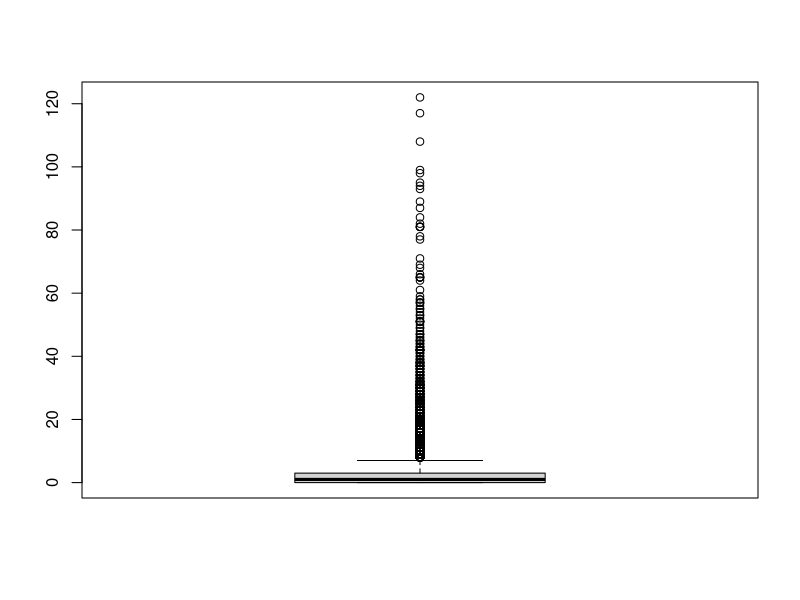
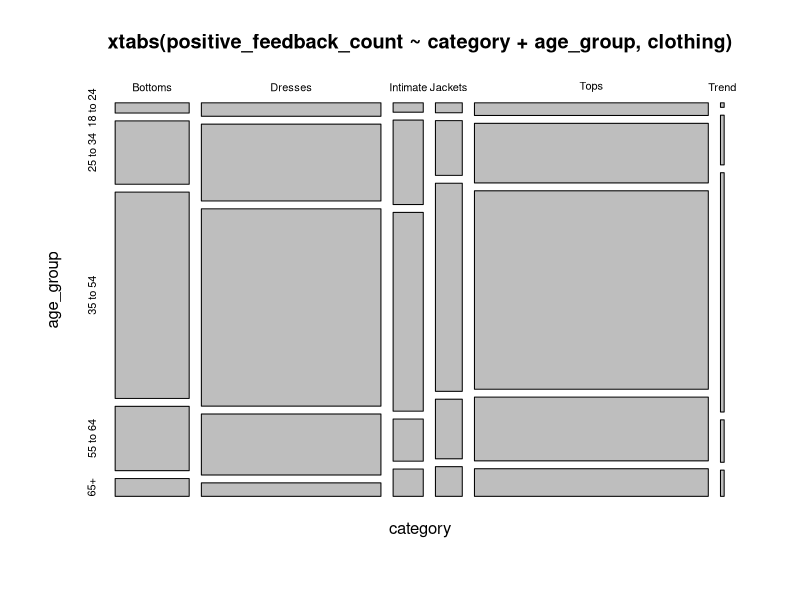
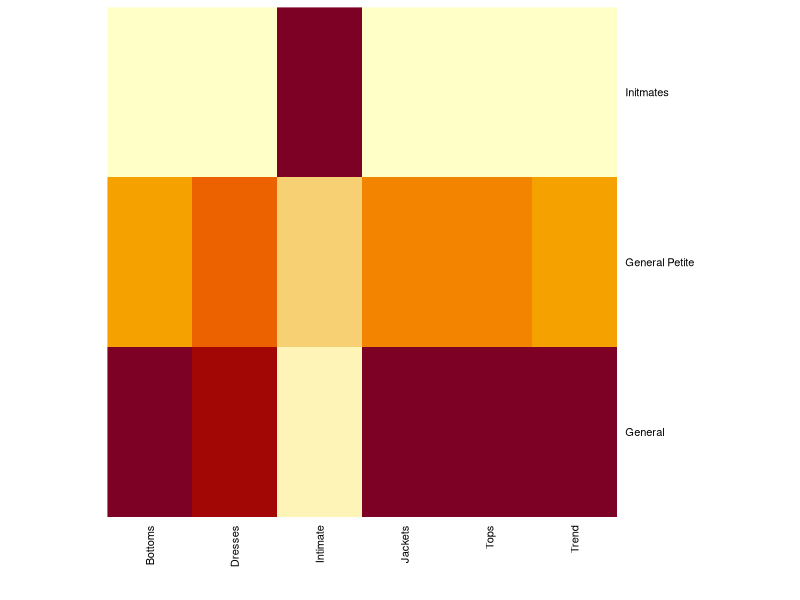
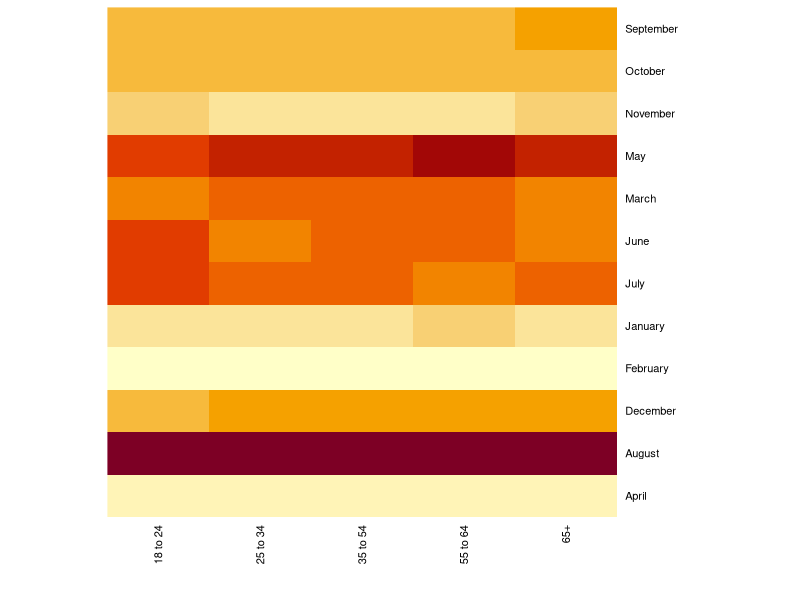
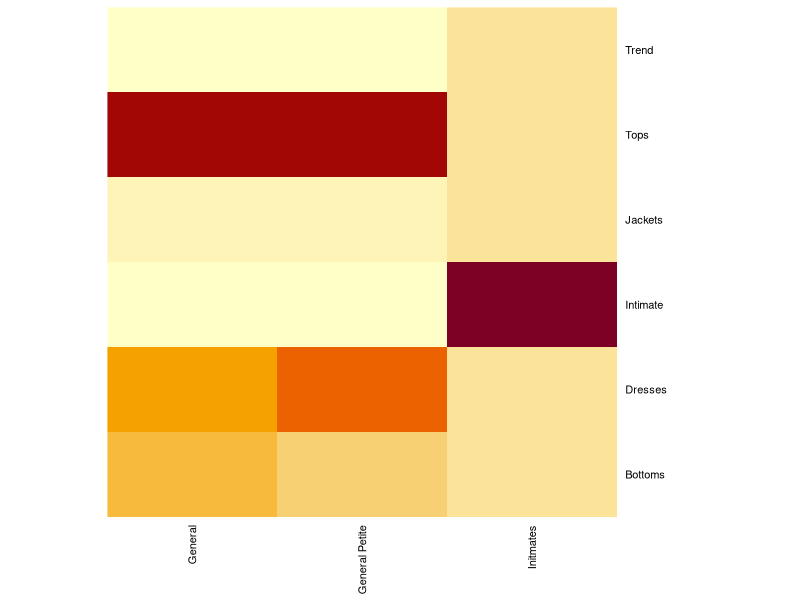
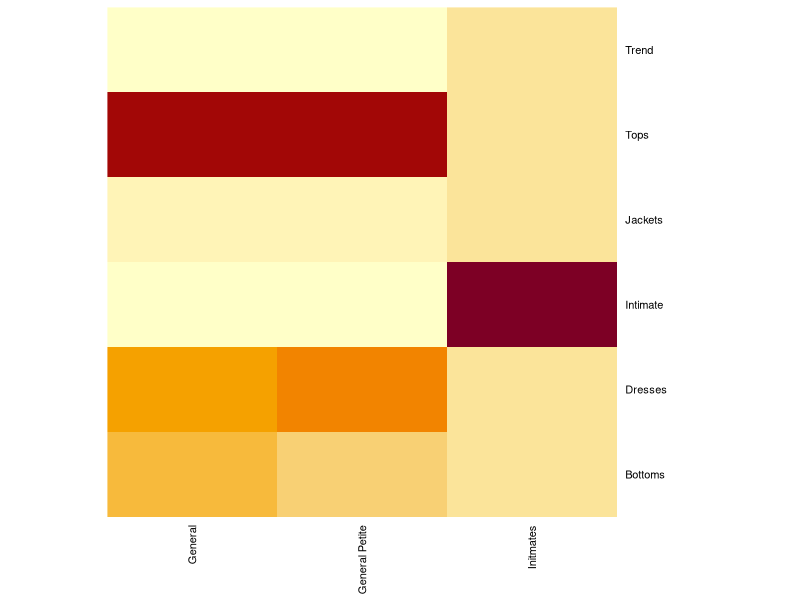

The R source for these figures, in order:
## ---- chunk 1
# clear-up the environment
rm(list = ls())

# chunk options
knitr::opts_chunk$set(
  message = FALSE,
  warning = FALSE,
  fig.align = "center",
  comment = "#>"
)

# scientific notation
options(scipen = 9999)
## ---- chunk 2
# import libs
# if there are libraries are required
## ---- chunk 3
# read data 
clothing <- read.csv("data/clothing_reviews.csv")
## ---- chunk 4
# check top5 datas
head(clothing)
## ---- chunk 5
# check above5 datas
tail(clothing)
## ---- chunk 6
# check shape of datas
dim(clothing)
## ---- chunk 7
# check data NA
colSums(is.na(clothing))
## ---- chunk 8
# remove missing data
# import library 
library(tidyverse)
clothing <- clothing %>% 
  drop_na(division_name, category)

colSums(is.na(clothing))
## ---- chunk 9
# describe column names
names(clothing)
## ---- chunk 10
str(clothing)
## ---- chunk 11
# change data type
clothing$review_date <- as.Date(clothing$review_date, "%y/%m/%d")
clothing$age_group <- as.character(clothing$age_group)
clothing$positive_feedback_count <- as.numeric(clothing$positive_feedback_count)


str(clothing)
## ---- chunk 12
summary(clothing)
## ---- chunk 13
aggregate(positive_feedback_count~category, clothing, mean)
## ---- chunk 14
aggregate(positive_feedback_count~category, clothing, var)
## ---- chunk 15
aggregate(positive_feedback_count~category, clothing, sd)
## ---- chunk 16
boxplot(clothing$positive_feedback_count)
## ---- chunk 17
aggregate(rating~category,clothing,sum)
## ---- chunk 18
aggregate(rating~category,clothing,sum)
## ---- chunk 19
plot(xtabs(positive_feedback_count~category + age_group,clothing))
## ---- chunk 20
heatmap(xtabs(positive_feedback_count~division_name+category, clothing), cexRow = 0.8, cexCol = 0.8, scale = "column", Colv = NA, Rowv = NA)
## ---- chunk 21
# create month column
clothing$review_month <- months(clothing$review_date)

# create heatmap to visualize your data
heatmap(xtabs(rating  ~ review_month + age_group,clothing), cexRow = 0.8, cexCol = 0.8, scale = "column", Colv = NA, Rowv = NA)
## ---- chunk 22
# scale the consume rating
heatmap(xtabs(rating~category + division_name, clothing), cexRow = 0.8, cexCol = 0.8, scale = "column", Colv = NA, Rowv = NA)
## ---- chunk 23
# scale recommended product
heatmap(xtabs(recommended_ind ~ category + division_name, clothing), cexRow = 0.8, cexCol = 0.8, scale = "column", Colv = NA, Rowv = NA)
